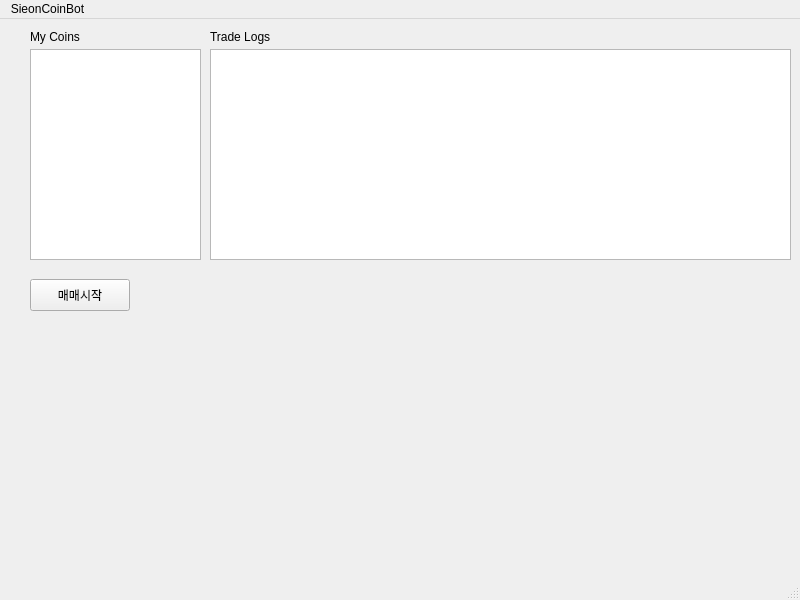
<?xml version="1.0" encoding="UTF-8"?>
<ui version="4.0">
 <class>MainWindow</class>
 <widget class="QMainWindow" name="MainWindow">
  <property name="geometry">
   <rect>
    <x>0</x>
    <y>0</y>
    <width>800</width>
    <height>600</height>
   </rect>
  </property>
  <property name="windowTitle">
   <string>MainWindow</string>
  </property>
  <widget class="QWidget" name="centralwidget">
   <widget class="QLabel" name="label">
    <property name="geometry">
     <rect>
      <x>30</x>
      <y>10</y>
      <width>58</width>
      <height>16</height>
     </rect>
    </property>
    <property name="text">
     <string>My Coins</string>
    </property>
   </widget>
   <widget class="QListWidget" name="tradeLogListWidget">
    <property name="geometry">
     <rect>
      <x>210</x>
      <y>30</y>
      <width>581</width>
      <height>211</height>
     </rect>
    </property>
   </widget>
   <widget class="QListWidget" name="budgetListWidget">
    <property name="geometry">
     <rect>
      <x>30</x>
      <y>30</y>
      <width>171</width>
      <height>211</height>
     </rect>
    </property>
   </widget>
   <widget class="QLabel" name="label_2">
    <property name="geometry">
     <rect>
      <x>210</x>
      <y>10</y>
      <width>111</width>
      <height>16</height>
     </rect>
    </property>
    <property name="text">
     <string>Trade Logs</string>
    </property>
   </widget>
   <widget class="QPushButton" name="startBtn">
    <property name="geometry">
     <rect>
      <x>30</x>
      <y>260</y>
      <width>100</width>
      <height>32</height>
     </rect>
    </property>
    <property name="text">
     <string>매매시작</string>
    </property>
   </widget>
  </widget>
  <widget class="QMenuBar" name="menubar">
   <property name="geometry">
    <rect>
     <x>0</x>
     <y>0</y>
     <width>800</width>
     <height>24</height>
    </rect>
   </property>
   <widget class="QMenu" name="menuSieonCoinBot">
    <property name="title">
     <string>SieonCoinBot</string>
    </property>
   </widget>
   <addaction name="menuSieonCoinBot"/>
  </widget>
  <widget class="QStatusBar" name="statusbar"/>
 </widget>
 <resources/>
 <connections/>
</ui>
